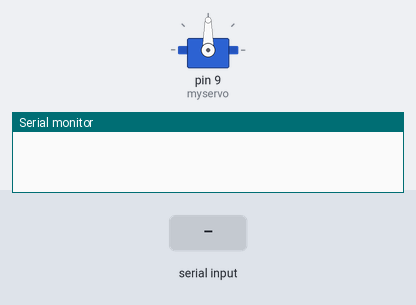
This sketch was run on a simulated Arduino Uno, built with avr-gcc and run on an emulated ATmega328P. Shown: servo, the last lines printed to the serial monitor. The test bench sets the inputs (shaded band).

Above: at 1.2 s.
1.3 s: "90,45\n" received over Serial
At 3.2 s:
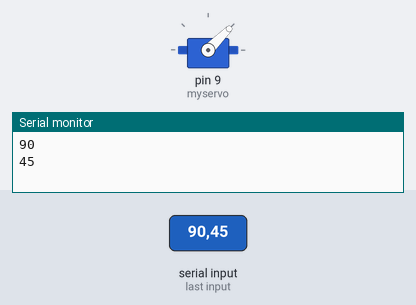
3.8 s: "30,150\n" received over Serial
At 5.1 s:
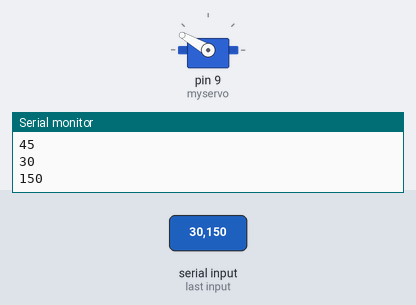
6.3 s: "200\n" received over Serial
At 7.4 s:
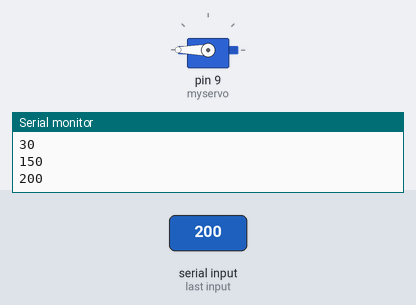
9.3 s: "90\n" received over Serial
At 12.5 s:
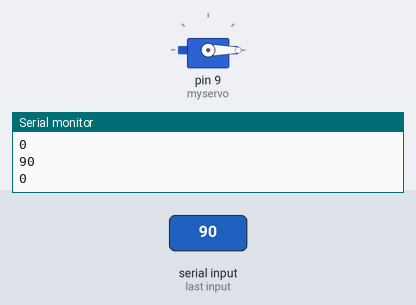
Timing chart, 0 to 13.3 s (numbered marks = the images above; inputs shaded):
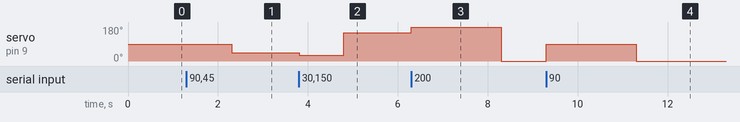

The sketch:

servo-angle1.ino
```cpp
/*
 Moving the servo motor according to the angles given through serial monitor.
 precision is 1 degree, If you give less than one degree it can't move.
*/

#include <Servo.h>

Servo myservo;  // create servo object to control a servo
int val;    // variable to read the value from the analog pin

void setup() {
  myservo.attach(9);  // attaches the servo on pin 9 to the servo object
  Serial.begin(9600);
}

void loop() {
  if (Serial.available()) // check for input on the serial monitor
{
  int val = Serial.parseInt(); // returns valid integer number received from serial read(Converts into angles)
  myservo.write(val);     //sets the servo position according to the input value
  Serial.println(val);
  delay(1000);
}

}
```

Measured:
- after the input at 1.3 s, servo on pin 9 (myservo): 90° → 45° after 1.0 s
- after the input at 3.8 s, servo on pin 9 (myservo): 45° → 30° at once, → 150° 1.0 s later
- after the input at 6.3 s, servo on pin 9 (myservo): 150° → 180° at once, → 0° 2.0 s later
- after the input at 9.3 s, servo on pin 9 (myservo): 0° → 90° at once, → 0° 2.0 s later
